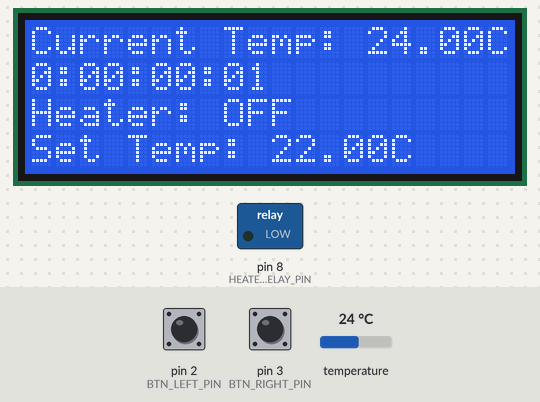
The sketch below on a simulated Arduino Uno, built with avr-gcc and run on an emulated ATmega328P. On the bench: 20×4 character LCD, switched loads named in the sketch (green lamp = pin HIGH). The test bench sets the inputs (shaded band); at power-on: temperature 24 °C, pin 2 (BTN_LEFT_PIN) HIGH, pin 3 (BTN_RIGHT_PIN) HIGH. EEPROM starts erased.

Above: at 2.0 s.
2.1 s: temperature set to 20.4 °C
At 6.8 s:
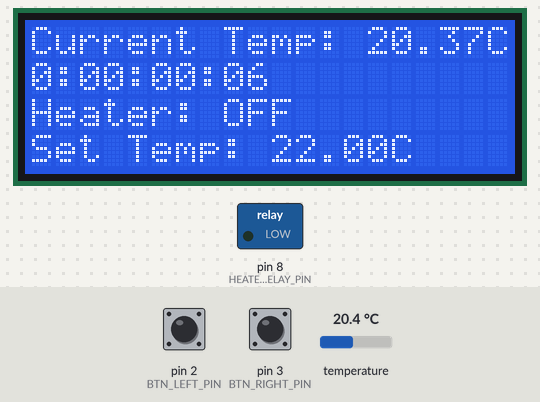
7.2 s: temperature set to 19.3 °C
At 12.6 s:
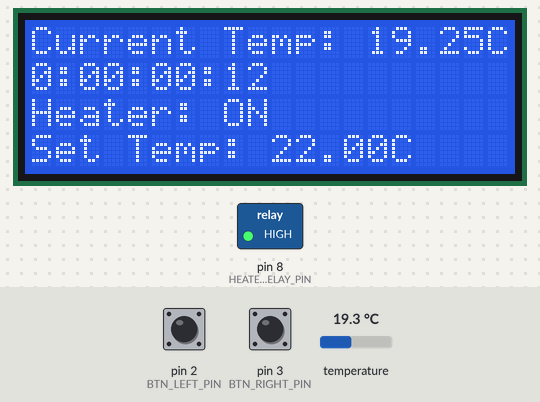
15.5 s: pin 2 (BTN_LEFT_PIN) pulled LOW for 0.15 s
At 16.8 s:
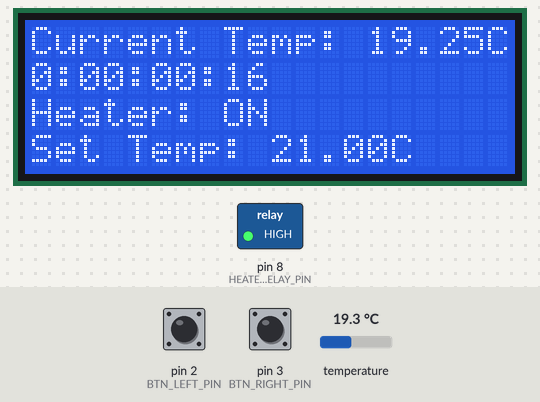
17.1 s: pin 3 (BTN_RIGHT_PIN) pulled LOW for 1 s
At 19.4 s:
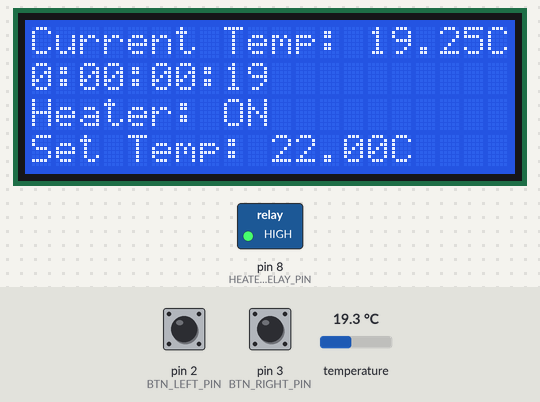
19.6 s: pin 2 (BTN_LEFT_PIN) pulled LOW for 1 s
At 21.8 s:
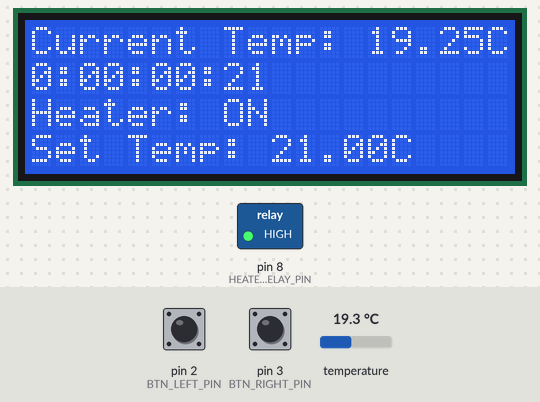
22.1 s: pin 3 (BTN_RIGHT_PIN) pulled LOW for 0.15 s
At 23.8 s:
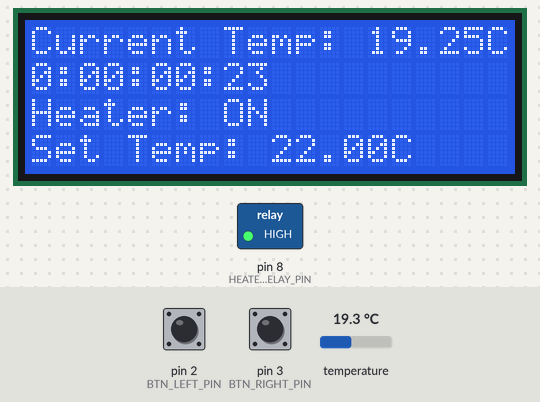
Timing chart, 0 to 24.7 s (numbered marks = the images above; inputs shaded):
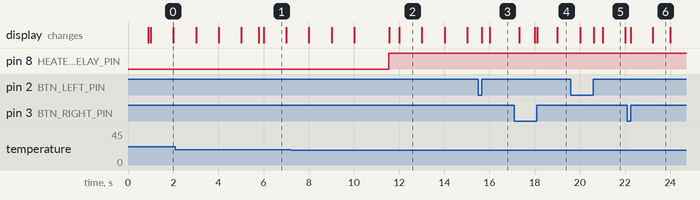

Measured:
- the behaviour switches between 20 and 19.9 °C on temperature (found by bisection; images 1 and 2)
- after the input at 7.2 s, pin 8 (HEATER_RELAY_PIN): LOW → HIGH after 4.3 s; the display: first differs from a run without the input after 4.4 s (image 2 shows a later state)
- after the input at 15.5 s, the display: first changes after 0.16 s (image 3 shows a later state)
- what the display in image 1 shows lasts 1.0 s, from 6.0 s to 7.0 s
- what the display in image 6 shows lasts 0.8 s, from 23.2 s to 24.0 s

The sketch:

Incubator.ino
```cpp
#include <Pushbutton.h>
#include <TimeLib.h>
#include <EEPROM.h>
#include <LiquidCrystal_I2C.h>
#include <OneWire.h>
#include <DallasTemperature.h>

// PINS
#define ONE_WIRE_BUS 10
#define HEATER_RELAY_PIN 8
#define BTN_LEFT_PIN 2
#define BTN_RIGHT_PIN 3

// Buttons
Pushbutton btnLeft(BTN_LEFT_PIN);
Pushbutton btnRight(BTN_RIGHT_PIN);

// DS18B20 Temperature probe
OneWire oneWire(ONE_WIRE_BUS);
DallasTemperature sensors(&oneWire);

// LCD
LiquidCrystal_I2C lcd(0x20);

// EEPROM
int addrInitialized = 0;			// EEPROM address for storing the initialized parameter
int addrSetTemp = 1;				// EEPROM address for storing the setTemp value
const byte eepromInitialized = 101;	// constant for determining if the the EEPROM has been initialized

// settings
const unsigned long readInterval = 5000;
const unsigned long OnOffInterval = 30000;
const unsigned long saveSettingsDelay = 2000;
const float tempDifference = 2;
const float tempThreshold = 0.3;

// variables for keeping the incubator status
bool heaterIsOn = false;
float setTemp = 22;
float currentTemp;
float prevTemp;
bool overShootControlActive;

// variables for storing the time of an associated action
unsigned long readTempMillis;
unsigned long heaterOnMillis;
unsigned long heaterOffMillis;
unsigned long printTimeMillis;

void setup()
{
	Serial.begin(9600);

	// Initialize the EEPROM if not initialized
	if (EEPROM.read(addrInitialized) != eepromInitialized)
	{
		EEPROM.update(addrInitialized, eepromInitialized);
		SaveSettings();
	}
	// Read from the EEPROM
	setTemp = EEPROM.read(addrSetTemp);

	pinMode(HEATER_RELAY_PIN, OUTPUT);

	// Start up the DallasTemperature library
	sensors.begin();

	lcd.begin(20, 4);

	sensors.requestTemperatures();
	currentTemp = sensors.getTempCByIndex(0);

	PrintMainMenu();
}

void loop()
{
	if (btnLeft.getSingleDebouncedRelease())
	{
		setTemp--;
		UpdateMainMenuSetTemp();
		delay(200);
	}
	else if (btnRight.getSingleDebouncedRelease())
	{
		setTemp++;
		UpdateMainMenuSetTemp();
		delay(200);
	}
	else if (btnLeft.isPressed() && btnRight.isPressed())
	{
		long t = millis();
		while (btnLeft.isPressed() && btnRight.isPressed())
		{
			if (millis() - t > saveSettingsDelay)
			{
				SaveSettings();
				PrintSavedSettings();
				delay(2500);
				setTime(0);
				PrintMainMenu();
				break;
			}
		}
	}

	if (readTemperatureWithInterval() && prevTemp != currentTemp)
	{
		UpdateMainMenuCurrentTemp();
		prevTemp = currentTemp;
	}

	overShootControlActive = (setTemp - currentTemp <= tempDifference);

	if (overShootControlActive)
	{
		if (currentTemp + tempThreshold < setTemp && !heaterIsOn && (millis() - heaterOffMillis > OnOffInterval))
		{
			turnHeaterOn();
			UpdateMainMenuHeaterState();
		}
		else if (heaterIsOn && (currentTemp >= setTemp || ((millis() - heaterOnMillis > OnOffInterval))))
		{
			turnHeaterOff();
			UpdateMainMenuHeaterState();
		}
	}
	else if (currentTemp < setTemp && !heaterIsOn)
	{
		turnHeaterOn();
		UpdateMainMenuHeaterState();
	}

	PrintTimeWithInterval();
}

/// <summary>
/// Saves the minTemp, maxTemp and fanSpeed settings to the EEPROM
/// </summary>
void SaveSettings()
{
	EEPROM.update(addrSetTemp, setTemp);
}

void PrintTimeWithInterval()
{
	unsigned long currentTime = now();
	if (currentTime - printTimeMillis < 1)
		return;
	int days = elapsedDays(currentTime);
	int hours = numberOfHours(currentTime);
	int minutes = numberOfMinutes(currentTime);
	int seconds = numberOfSeconds(currentTime);

	// digital clock display of current time
	lcd.setCursor(0, 1);
	lcd.print(days, DEC);
	printDigits(hours);
	printDigits(minutes);
	printDigits(seconds);
	printTimeMillis = currentTime;
}

/// <summary>
/// utility function for digital clock display: prints colon and leading 0
/// </summary>
/// <param name="digits"></param>
void printDigits(byte digits)
{
	lcd.print(":");
	if (digits < 10)
		lcd.print('0');
	lcd.print(digits, DEC);
}

void PrintSavedSettings()
{
	lcd.clear();
	lcd.setCursor(5, 1);
	lcd.print("SETTINGS");
	lcd.setCursor(7, 2);
	lcd.print("SAVED");
}

void PrintMainMenu()
{
	lcd.clear();
	lcd.setCursor(0, 0);
	lcd.print("Current Temp:");
	lcd.setCursor(0, 2);
	lcd.print("Heater:");
	lcd.setCursor(0, 3);
	lcd.print("Set Temp:");
	UpdateMainMenuSetTemp();
	UpdateMainMenuCurrentTemp();
	UpdateMainMenuHeaterState();
}

/// <summary>
/// Updates the current temperature in the main menu
/// </summary>
void UpdateMainMenuCurrentTemp()
{
	lcd.setCursor(14, 0);
	if (currentTemp < 10)
		lcd.print(" ");
	lcd.print(currentTemp);
	lcd.print("C");
}

/// <summary>
/// Updates the heater state in the main menu
/// </summary>
void UpdateMainMenuHeaterState()
{
	lcd.setCursor(8, 2);
	if (heaterIsOn)
		lcd.print("ON ");
	else
		lcd.print("OFF");
}

/// <summary>
/// Updates set temperature in the main menu
/// </summary>
void UpdateMainMenuSetTemp()
{
	lcd.setCursor(10, 3);
	if (setTemp < 10)
		lcd.print(" ");
	lcd.print(setTemp);
	lcd.print("C");
}

bool readTemperatureWithInterval()
{
	if (millis() - readTempMillis < readInterval)
		return false;
	sensors.requestTemperatures();
	currentTemp = sensors.getTempCByIndex(0);
	readTempMillis = millis();
	return true;
}

void turnHeaterOn()
{
	heaterIsOn = true;
	digitalWrite(HEATER_RELAY_PIN, HIGH);
	heaterOnMillis = millis();
}

void turnHeaterOff()
{
	heaterIsOn = false;
	digitalWrite(HEATER_RELAY_PIN, LOW);
	heaterOffMillis = millis();
}
```
